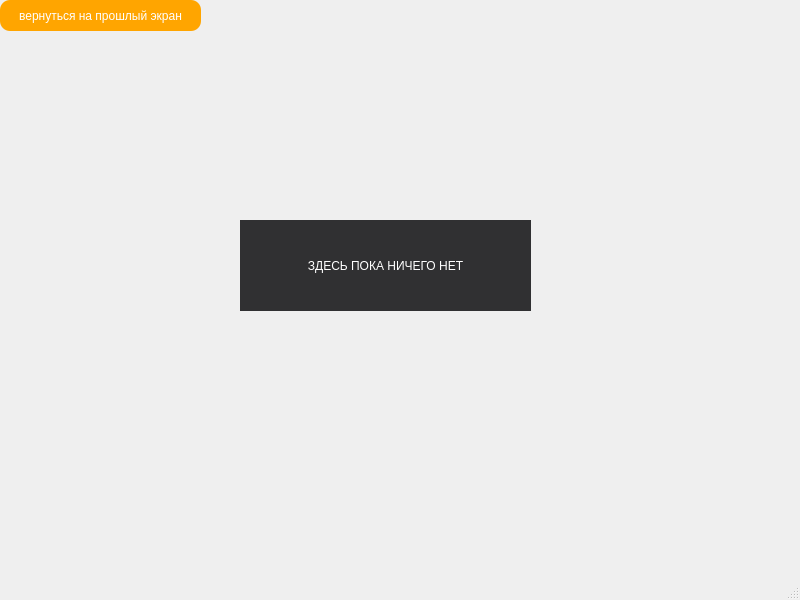
<?xml version="1.0" encoding="UTF-8"?>
<ui version="4.0">
 <class>MainWindowthreecardpoker</class>
 <widget class="QMainWindow" name="MainWindowthreecardpoker">
  <property name="geometry">
   <rect>
    <x>0</x>
    <y>0</y>
    <width>800</width>
    <height>600</height>
   </rect>
  </property>
  <property name="windowTitle">
   <string>MainWindow</string>
  </property>
  <property name="styleSheet">
   <string notr="true">QMainWindow
{
	
	background-image: url(:/resource/resource/89bef428-2f1e-5f4b-8bd1-4e4da2ded46d.jpg);
}</string>
  </property>
  <widget class="QWidget" name="centralwidget">
   <widget class="QPushButton" name="pushButton">
    <property name="geometry">
     <rect>
      <x>0</x>
      <y>0</y>
      <width>201</width>
      <height>31</height>
     </rect>
    </property>
    <property name="styleSheet">
     <string notr="true">QPushButton
{
border:none;
color:white;
background-color:orange;
font: 600 10.5pt &quot;Liberation Serif&quot;;
position: absolute;
border-radius: 10px;
}
QPushButton:Hover
{
    background-color:rgb(255,145,0);
	border-radius: 10px;
}
QPushButton:pressed
{
	background-color:rgb(0,12,0);
	color:rgb(0,255,0);
	border-radius: 10px;
	
}</string>
    </property>
    <property name="text">
     <string>вернуться на прошлый экран</string>
    </property>
   </widget>
   <widget class="QPushButton" name="pushButton_2">
    <property name="geometry">
     <rect>
      <x>240</x>
      <y>220</y>
      <width>291</width>
      <height>91</height>
     </rect>
    </property>
    <property name="styleSheet">
     <string notr="true">QPushButton
{
border:none;
color:white;
background-color:rgb(48, 48, 50);
font: 600 8t &quot;Liberation Serif&quot;;
position: absolute;
}
QPushButton:Hover
{
    background-color:rgb(255,145,0);
	border-radius:50px;
}
QPushButton:pressed
{
	background-color:rgb(0,12,0);
	color:rgb(0,255,0);
}</string>
    </property>
    <property name="text">
     <string>ЗДЕСЬ ПОКА НИЧЕГО НЕТ</string>
    </property>
   </widget>
  </widget>
  <widget class="QMenuBar" name="menubar">
   <property name="geometry">
    <rect>
     <x>0</x>
     <y>0</y>
     <width>800</width>
     <height>21</height>
    </rect>
   </property>
  </widget>
  <widget class="QStatusBar" name="statusbar"/>
 </widget>
 <resources/>
 <connections/>
</ui>
